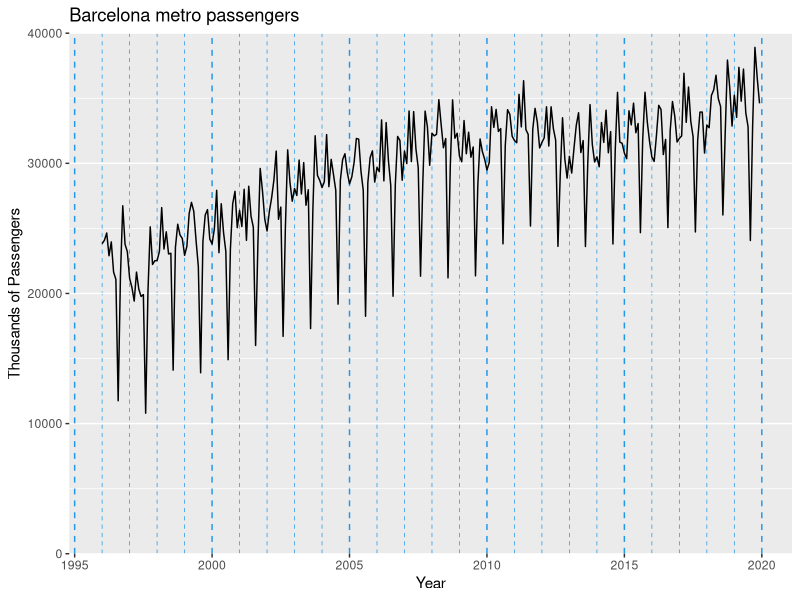

The R script that drew this image:
## ---- chunk 1
serie <- window(ts(read.table("./data/metro.dat"), start = 1996, freq = 12))
## ---- chunk 2
library(tidyverse)
ggplot(data.frame(serie), aes(x = time(serie), y = serie)) +
    geom_line() +
    labs(title = "Barcelona metro passengers", y = "Thousands of Passengers") +
    # theme_bw() +
    scale_x_continuous(minor_breaks = seq(1996, 2020, 1)) +
    scale_y_continuous(limits = c(0, 40000), expand = c(0, 0)) +
    theme(
          panel.grid.minor.x = element_line(colour = 4, linetype = 2),
          panel.grid.major.x = element_line(colour = 4, linetype = 2)
          ) +
    labs(x = "Year")
